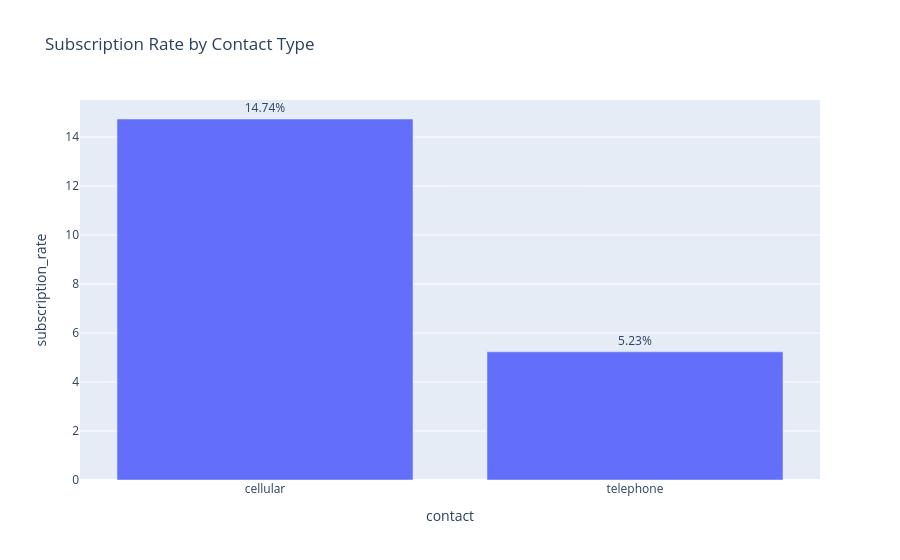

Write notebook code for a chart like this one.
### Markdown cell above
### 5.4 Subscription Rate by Contact Type

### Code cell
contact_subscription = (
    df_clean
    .groupby("contact", as_index=False)["y_num"]
    .mean()
)

contact_subscription["subscription_rate"] = contact_subscription["y_num"] * 100

fig = px.bar(
    contact_subscription,
    x="contact",
    y="subscription_rate",
    text="subscription_rate",
    title="Subscription Rate by Contact Type"
)

fig.update_traces(texttemplate="%{text:.2f}%", textposition="outside")
fig.show()

### Figure 1 — Plotly figure (JSON) as saved in the notebook; plotly's stock layout.template omitted (floating-point values rounded to 4 significant figures)
{"data": [{"hovertemplate": "contact=%{x}<br>subscription_rate=%{text}<extra></extra>", "legendgroup": "", "marker": {"color": "#636efa", "pattern": {"shape": ""}}, "name": "", "orientation": "v", "showlegend": false, "text": [14.74, 5.231], "textposition": "outside", "texttemplate": "%{text:.2f}%", "type": "bar", "x": ["cellular", "telephone"], "xaxis": "x", "y": [14.74, 5.231], "yaxis": "y"}], "layout": {"barmode": "relative", "legend": {"tracegroupgap": 0}, "title": {"text": "Subscription Rate by Contact Type"}, "xaxis": {"anchor": "y", "domain": [0, 1], "title": {"text": "contact"}}, "yaxis": {"anchor": "x", "domain": [0, 1], "title": {"text": "subscription_rate"}}}}
